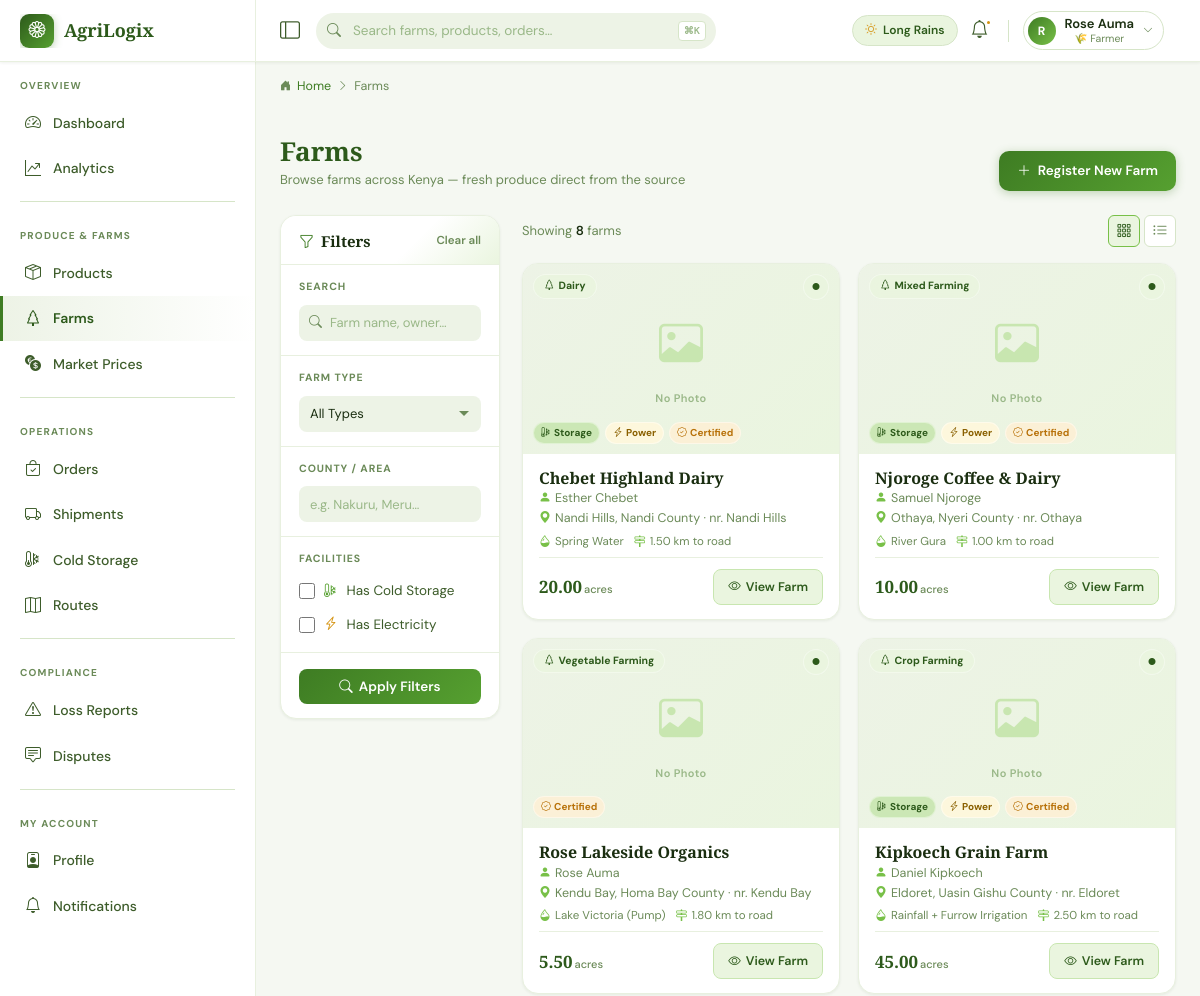
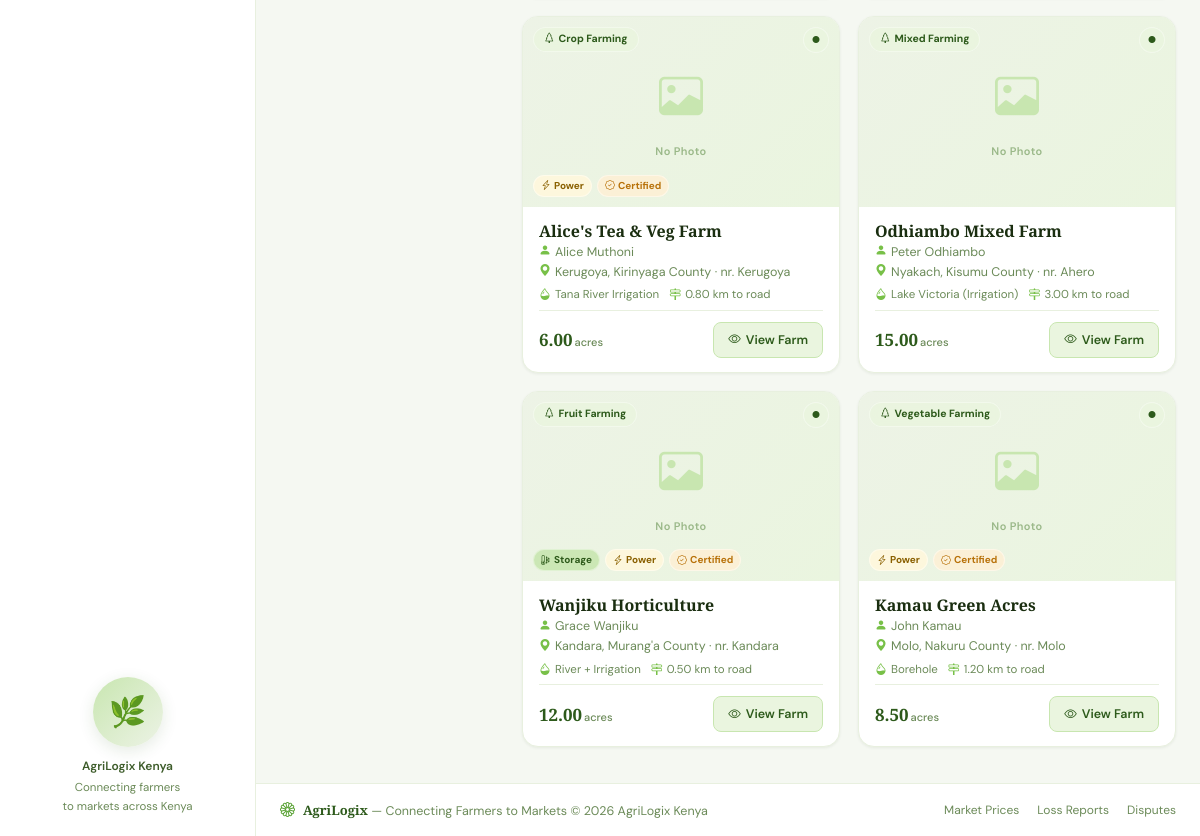
The page /farms/ (signed in) on the database its author committed (2 pictures, top to bottom).
### web_app/models.py (models this page shows, shortened)
class User(AbstractUser):
    ROLE_CHOICES = [
        ('farmer', '🌾 Farmer'),
        ('buyer', '🏪 Buyer / Market'),
        ('driver', '🚛 Logistics Driver'),
        ('cold_storage', '❄️ Cold Storage Operator'),
        ('admin', '⚙️ Platform Admin'),
    ]
    role = models.CharField(max_length=20, choices=ROLE_CHOICES, default='buyer')
    phone = models.CharField(max_length=20, unique=True, null=True, blank=True)
    profile_photo = models.ImageField(upload_to='profiles/', null=True, blank=True)
    location = models.CharField(max_length=255, blank=True)
    latitude = models.DecimalField(max_digits=9, decimal_places=6, null=True, blank=True)
    longitude = models.DecimalField(max_digits=9, decimal_places=6, null=True, blank=True)
    is_verified = models.BooleanField(default=False)
    rating = models.DecimalField(max_digits=3, decimal_places=2, default=0.00)
    total_transactions = models.PositiveIntegerField(default=0)
    created_at = models.DateTimeField(auto_now_add=True)
    updated_at = models.DateTimeField(auto_now=True)
    class Meta:
        verbose_name = "User"
        verbose_name_plural = "Users"

class Farm(models.Model):
    FARM_TYPES = [
        ('crop', 'Crop Farming'),
        ('vegetable', 'Vegetable Farming'),
        ('fruit', 'Fruit Farming'),
        ('mixed', 'Mixed Farming'),
        ('dairy', 'Dairy'),
        ('poultry', 'Poultry'),
    ]
    owner = models.ForeignKey(User, on_delete=models.CASCADE, related_name='farms')
    name = models.CharField(max_length=255)
    farm_type = models.CharField(max_length=20, choices=FARM_TYPES)
    description = models.TextField(blank=True)
    size_acres = models.DecimalField(max_digits=10, decimal_places=2)
    location_name = models.CharField(max_length=255)
    latitude = models.DecimalField(max_digits=9, decimal_places=6)
    longitude = models.DecimalField(max_digits=9, decimal_places=6)
    nearest_town = models.CharField(max_length=100)
    distance_to_road_km = models.DecimalField(max_digits=5, decimal_places=2, default=0)
    has_storage = models.BooleanField(default=False)
    has_electricity = models.BooleanField(default=False)
    water_source = models.CharField(max_length=100, blank=True)
    certification = models.CharField(max_length=100, blank=True)
    photo = models.ImageField(upload_to='farms/', null=True, blank=True)
    is_active = models.BooleanField(default=True)
    created_at = models.DateTimeField(auto_now_add=True)
    class Meta:
        ordering = ['-created_at']
        verbose_name = "Farm"
        verbose_name_plural = "Farms"

### web_app/views.py (the view)
# urls.py: path('farms/', views.farm_list_view, name='farm_list'),
@login_required
def farm_list_view(request):
    farms = Farm.objects.filter(is_active=True).select_related('owner')
    farm_type = request.GET.get('type')
    county    = request.GET.get('county')
    if farm_type:
        farms = farms.filter(farm_type=farm_type)
    if county:
        farms = farms.filter(location_name__icontains=county)
    return render(request, 'farms/list.html', {
        'farms': farms,
        'farm_types': Farm.FARM_TYPES,
    })

### templates/farms/list.html (shortened to what this page needs)
{% extends 'base.html' %}
{% block breadcrumb %}
<nav class="breadcrumb" aria-label="Breadcrumb">
    <i class="bi bi-house-door-fill"></i>
    <a href="{% url 'dashboard' %}">Home</a>
    <i class="bi bi-chevron-right"></i>
    <span>Farms</span>
</nav>
{% endblock %}
{% block content %}
<div class="fl-header">
    <div class="fl-title">
        <h1>Farms</h1>
        <p>Browse farms across Kenya — fresh produce direct from the source</p>
    </div>
    {% if user.role == 'farmer' %}
    <a href="{% url 'farm_create' %}" class="btn-add">
        <i class="bi bi-plus-lg"></i> Register New Farm
    </a>
    {% endif %}
</div>
<div class="fl-layout">
    <aside class="filter-rail" aria-label="Filter farms">
        <form method="get" id="filterForm">
            <div class="filter-rail-head">
                <span><i class="bi bi-funnel"></i> Filters</span>
                <a href="{% url 'farm_list' %}" class="filter-clear">Clear all</a>
            </div>
            <div class="filter-section">
                <label class="filter-label" for="q">Search</label>
                <div class="filter-search-wrap">
                    <input class="filter-input" type="text" id="q" name="q"
                           value="{{ request.GET.q }}" placeholder="Farm name, owner…">
                </div>
            </div>
            <div class="filter-section">
                <label class="filter-label" for="type">Farm Type</label>
                <select class="filter-select" id="type" name="type">
                    <option value="">All Types</option>
                </select>
            </div>
            <div class="filter-section">
                <label class="filter-label" for="county">County / Area</label>
                <input class="filter-input" type="text" id="county" name="county"
                       value="{{ request.GET.county }}" placeholder="e.g. Nakuru, Meru…">
            </div>
            <div class="filter-section">
                <label class="filter-label">Facilities</label>
                <label style="display:flex;align-items:center;gap:9px;font-size:13.5px;color:var(--text-second);cursor:pointer;padding:3px 0;">
                    <input type="checkbox" name="has_storage" style="width:16px;height:16px;accent-color:var(--green-500);"
                           {% if request.GET.has_storage %}checked{% endif %}>
                    <i class="bi bi-thermometer-snow" style="color:var(--green-400);"></i> Has Cold Storage
                </label>
                <label style="display:flex;align-items:center;gap:9px;font-size:13.5px;color:var(--text-second);cursor:pointer;padding:3px 0;margin-top:6px;">
                    <input type="checkbox" name="has_electricity" style="width:16px;height:16px;accent-color:var(--green-500);"
                           {% if request.GET.has_electricity %}checked{% endif %}>
                    <i class="bi bi-lightning-charge" style="color:var(--amber-400);"></i> Has Electricity
                </label>
            </div>
            <div class="filter-section">
                <button type="submit" class="btn-apply">
                    <i class="bi bi-search"></i> Apply Filters
                </button>
            </div>
        </form>
    </aside>
    <div class="farm-area">
        <div class="fl-toolbar">
            <div class="fl-count">
                Showing <strong>{{ farms|length }}</strong> farm{{ farms|length|pluralize }}
            </div>
            <div class="view-toggle" role="group" aria-label="View mode">
                <button class="view-btn active" id="gridViewBtn" title="Grid view" onclick="setView('grid')">
                    <i class="bi bi-grid-3x3-gap"></i>
                </button>
                <button class="view-btn" id="listViewBtn" title="List view" onclick="setView('list')">
                    <i class="bi bi-list-ul"></i>
                </button>
            </div>
        </div>
        {% if farms %}
        <div class="farm-grid" id="farmGrid">
            {% for farm in farms %}
            <article class="farm-card" aria-label="{{ farm.name }}">
                <div class="farm-img-wrap">
                    {% if farm.photo %}
                    <img src="{{ farm.photo.url }}" alt="{{ farm.name }}" loading="lazy">
                    {% else %}
                    <div class="farm-no-img">
                        <i class="bi bi-image"></i>
                        <span>No Photo</span>
                    </div>
                    {% endif %}
                    <span class="farm-type-badge">
                        <i class="bi bi-tree"></i> {{ farm.get_farm_type_display }}
                    </span>
                    <span class="farm-status-badge {% if farm.is_active %}active{% else %}inactive{% endif %}"
                          title="{% if farm.is_active %}Active{% else %}Inactive{% endif %}">
                        <i class="bi bi-circle-fill" style="font-size:7px;"></i>
                    </span>
                    {% if farm.has_storage or farm.certification or farm.has_electricity %}
                    <div class="farm-badges-row">
                        {% if farm.has_storage %}
                        <span class="farm-mini-badge storage"><i class="bi bi-thermometer-snow"></i> Storage</span>
                        {% endif %}
                        {% if farm.has_electricity %}
                        <span class="farm-mini-badge electric"><i class="bi bi-lightning-charge"></i> Power</span>
                        {% endif %}
                        {% if farm.certification %}
                        <span class="farm-mini-badge certified"><i class="bi bi-patch-check"></i> Certified</span>
                        {% endif %}
                    </div>
                    {% endif %}
                </div>
                <div class="farm-body">
                    <div class="farm-main">
                        <div class="farm-name">
                            <a href="{% url 'farm_detail' farm.pk %}">{{ farm.name }}</a>
                        </div>
                        <div class="farm-owner">
                            <i class="bi bi-person-fill"></i> {{ farm.owner.get_full_name|default:farm.owner.username }}
                        </div>
                        <div class="farm-location">
                            <i class="bi bi-geo-alt-fill"></i>
                            {{ farm.location_name }}{% if farm.nearest_town %} &middot; nr. {{ farm.nearest_town }}{% endif %}
                        </div>
                        <div class="farm-meta-row">
                            {% if farm.water_source %}
                            <span class="farm-meta-chip">
                                <i class="bi bi-droplet-half"></i> {{ farm.water_source }}
                            </span>
                            {% endif %}
                            <span class="farm-meta-chip">
                                <i class="bi bi-signpost-2"></i> {{ farm.distance_to_road_km }} km to road
                            </span>
                        </div>
                    </div>
                    <div class="farm-footer">
                        <div class="farm-size">
                            {{ farm.size_acres }}<small>acres</small>
                        </div>
                        <a href="{% url 'farm_detail' farm.pk %}" class="btn-view-farm">
                            <i class="bi bi-eye"></i> View Farm
                        </a>
                    </div>
                </div>
            </article>
            {% endfor %}
        </div>
        {% endif %}
    </div>
</div>
{% endblock %}

### templates/base.html (shortened to what this page needs)
<!DOCTYPE html>
<html lang="en">
<head>
    <link href="https://cdn.jsdelivr.net/npm/bootstrap-icons@1.11.3/font/bootstrap-icons.min.css" rel="stylesheet">
</head>
<body>
<nav id="topnav" role="banner">
    <div class="nav-brand-zone">
        <a href="{% url 'dashboard' %}" style="display:flex;align-items:center;gap:10px;overflow:hidden;">
            <div class="brand-logo"><i class="bi bi-flower1"></i></div>
            <span class="brand-text">AgriLogix</span>
        </a>
    </div>
    <div class="nav-controls">
        <button class="sidebar-toggle-btn" id="sidebarToggle" aria-label="Toggle sidebar" title="Toggle navigation">
            <i class="bi bi-layout-sidebar"></i>
        </button>
        <div class="nav-search" role="search">
            <input type="text" id="globalSearch" placeholder="Search farms, products, orders…" autocomplete="off" aria-label="Global search">
            <span class="search-kbd">⌘K</span>
        </div>
        <div class="nav-right">
            {% if user.is_authenticated %}
            <div class="season-chip">
                <i class="bi bi-sun" style="color:var(--amber-400);"></i> Long Rains
            </div>
            <a href="{% url 'notification_list' %}" class="nav-icon-btn" aria-label="Notifications">
                <i class="bi bi-bell"></i>
                {% if unread_count %}
                    <span class="notif-count">{{ unread_count }}</span>
                {% else %}
                    <span class="notif-pip"></span>
                {% endif %}
            </a>
            <div class="profile-dropdown">
                <button class="profile-btn" id="profileToggle" aria-haspopup="true" aria-expanded="false">
                    <div class="p-avatar">{{ user.get_full_name|default:user.username|first|upper }}</div>
                    <div class="p-info">
                        <span class="p-name">{{ user.get_full_name|default:user.username }}</span>
                        <span class="p-role">{{ user.get_role_display }}</span>
                    </div>
                    <i class="bi bi-chevron-down p-chevron"></i>
                </button>
            </div>
            {% else %}
            <div class="auth-links">
                <a href="{% url 'login' %}" class="btn-ghost">Sign In</a>
                <a href="{% url 'register' %}" class="btn-solid">Get Started</a>
            </div>
            {% endif %}
        </div>
    </div>
</nav>
<div id="layout">
    <aside id="sidebar" role="navigation" aria-label="Main navigation">
        <div class="sidebar-inner">
            <span class="sb-section-label">Overview</span>
            <a href="{% url 'dashboard' %}" class="sidebar-link"><i class="bi bi-speedometer2"></i> Dashboard</a>
            <a href="{% url 'analytics_dashboard' %}" class="sidebar-link"><i class="bi bi-graph-up-arrow"></i> Analytics</a>
            <div class="sb-divider"></div>
            <span class="sb-section-label">Produce &amp; Farms</span>
            <a href="{% url 'product_list' %}" class="sidebar-link"><i class="bi bi-box-seam"></i> Products</a>
            <a href="{% url 'farm_list' %}" class="sidebar-link"><i class="bi bi-tree"></i> Farms</a>
            <a href="{% url 'market_prices' %}" class="sidebar-link"><i class="bi bi-currency-exchange"></i> Market Prices</a>
            <div class="sb-divider"></div>
            <span class="sb-section-label">Operations</span>
            <a href="{% url 'order_list' %}" class="sidebar-link"><i class="bi bi-bag-check"></i> Orders</a>
            <a href="{% url 'shipment_list' %}" class="sidebar-link"><i class="bi bi-truck"></i> Shipments</a>
            <a href="{% url 'cold_storage_list' %}" class="sidebar-link"><i class="bi bi-thermometer-snow"></i> Cold Storage</a>
            <a href="{% url 'route_list' %}" class="sidebar-link"><i class="bi bi-map"></i> Routes</a>
            <div class="sb-divider"></div>
            <span class="sb-section-label">Compliance</span>
            <a href="{% url 'loss_report_list' %}" class="sidebar-link"><i class="bi bi-exclamation-triangle"></i> Loss Reports</a>
            <a href="{% url 'dispute_list' %}" class="sidebar-link"><i class="bi bi-chat-square-text"></i> Disputes</a>
            {% if user.is_authenticated %}
            <div class="sb-divider"></div>
            <span class="sb-section-label">My Account</span>
            <a href="{% url 'profile' %}" class="sidebar-link"><i class="bi bi-person-badge"></i> Profile</a>
            <a href="{% url 'notification_list' %}" class="sidebar-link">
                <i class="bi bi-bell"></i> Notifications
            </a>
            {% endif %}
            <div class="sidebar-foot">
                <div class="sidebar-art-circle">🌿</div>
                <p>
                    <strong>AgriLogix Kenya</strong>
                    Connecting farmers<br>to markets across Kenya
                </p>
            </div>
        </div>
    </aside>
    <div id="page-content">
        <div id="breadcrumb-wrap">{% block breadcrumb %}{% endblock %}</div>
        <main id="main-content">
            {% block content %}{% endblock %}
        </main>
        <footer id="footer">
            <div class="footer-brand">
                <i class="bi bi-flower1" style="color:var(--green-400);font-size:15px;"></i>
                <span><strong>AgriLogix</strong> — Connecting Farmers to Markets &copy; {% now "Y" %} AgriLogix Kenya</span>
            </div>
            <nav class="footer-links" aria-label="Footer links">
                <a href="{% url 'market_prices' %}">Market Prices</a>
                <a href="{% url 'loss_report_list' %}">Loss Reports</a>
                <a href="{% url 'dispute_list' %}">Disputes</a>
            </nav>
        </footer>
    </div>
</div>
</body>
</html>

### rows shown on the page
User: get_full_name|first "R", get_full_name "Rose Auma", role "🌾 Farmer"
Farm: photo "No Photo", farm_type "Dairy", has_storage True (drawn), name "Chebet Highland Dairy", owner.get_full_name "Esther Chebet", location_name "Nandi Hills, Nandi County", nearest_town "Nandi Hills", water_source "Spring Water", distance_to_road_km "1.50", size_acres "20.00"
Farm: photo "No Photo", farm_type "Mixed Farming", has_storage True (drawn), name "Njoroge Coffee & Dairy", owner.get_full_name "Samuel Njoroge", location_name "Othaya, Nyeri County", nearest_town "Othaya", water_source "River Gura", distance_to_road_km "1.00", size_acres "10.00"
Farm: photo "No Photo", farm_type "Vegetable Farming", has_storage False (drawn), name "Rose Lakeside Organics", owner.get_full_name "Rose Auma", location_name "Kendu Bay, Homa Bay County", nearest_town "Kendu Bay", water_source "Lake Victoria (Pump)", distance_to_road_km "1.80", size_acres "5.50"
Farm: photo "No Photo", farm_type "Crop Farming", has_storage True (drawn), name "Kipkoech Grain Farm", owner.get_full_name "Daniel Kipkoech", location_name "Eldoret, Uasin Gishu County", nearest_town "Eldoret", water_source "Rainfall + Furrow Irrigation", distance_to_road_km "2.50", size_acres "45.00"
Farm: photo "No Photo", farm_type "Crop Farming", has_storage False (drawn), name "Alice's Tea & Veg Farm", owner.get_full_name "Alice Muthoni", location_name "Kerugoya, Kirinyaga County", nearest_town "Kerugoya", water_source "Tana River Irrigation", distance_to_road_km "0.80", size_acres "6.00"
Farm: photo "No Photo", farm_type "Mixed Farming", name "Odhiambo Mixed Farm", owner.get_full_name "Peter Odhiambo", location_name "Nyakach, Kisumu County", nearest_town "Ahero", water_source "Lake Victoria (Irrigation)", distance_to_road_km "3.00", size_acres "15.00"
Farm: photo "No Photo", farm_type "Fruit Farming", has_storage True (drawn), name "Wanjiku Horticulture", owner.get_full_name "Grace Wanjiku", location_name "Kandara, Murang'a County", nearest_town "Kandara", water_source "River + Irrigation", distance_to_road_km "0.50", size_acres "12.00"
Farm: photo "No Photo", farm_type "Vegetable Farming", has_storage False (drawn), name "Kamau Green Acres", owner.get_full_name "John Kamau", location_name "Molo, Nakuru County", nearest_town "Molo", water_source "Borehole", distance_to_road_km "1.20", size_acres "8.50"

### other values the page prints
{{ farms|length }} "8"
